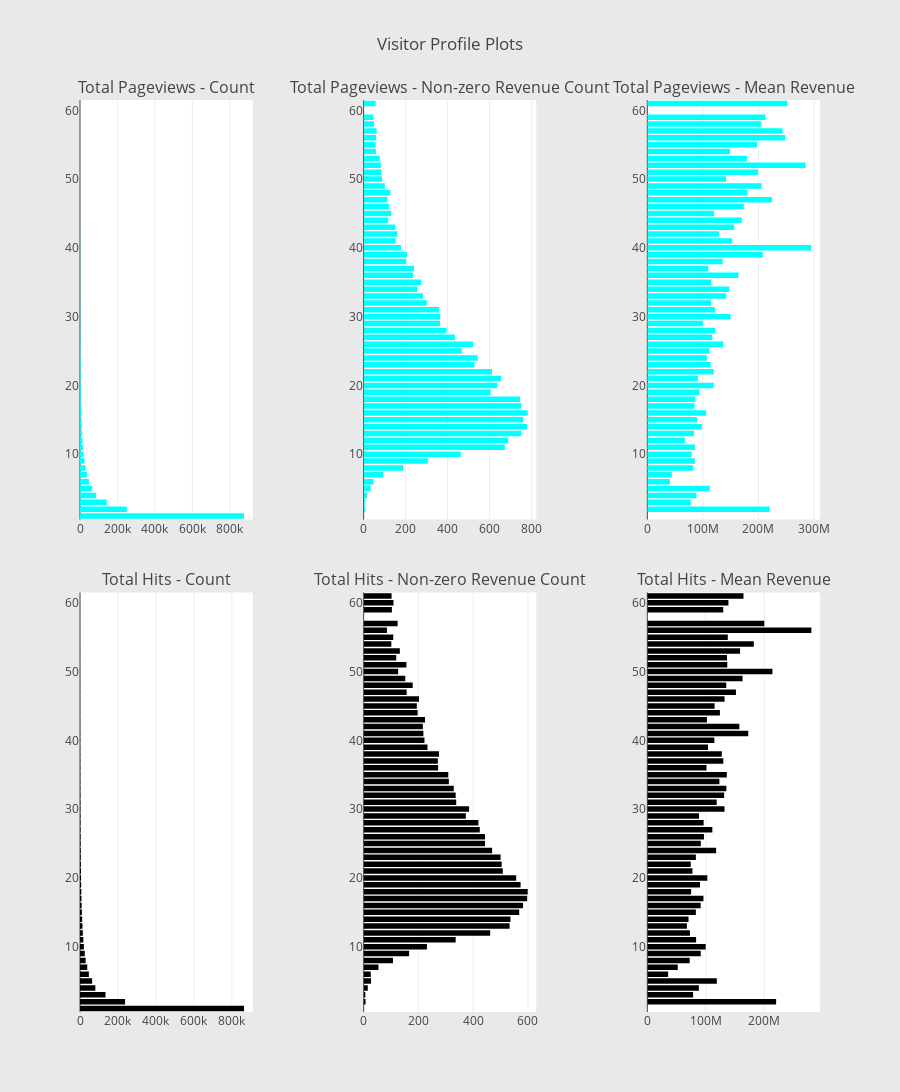

Notebook code for this chart:
### Code cell
# Page views
cnt_srs = train_df.groupby('totals.pageviews')['totals.transactionRevenue'].agg(['size', 'count', 'mean'])
cnt_srs.columns = ["count", "count of non-zero revenue", "mean"]
cnt_srs = cnt_srs.sort_values(by="count", ascending=False)
trace1 = horizontal_bar_chart(cnt_srs["count"].head(60), 'cyan')
trace2 = horizontal_bar_chart(cnt_srs["count of non-zero revenue"].head(60), 'cyan')
trace5 = horizontal_bar_chart(cnt_srs["mean"].head(60), 'cyan')

# Hits
cnt_srs = train_df.groupby('totals.hits')['totals.transactionRevenue'].agg(['size', 'count', 'mean'])
cnt_srs.columns = ["count", "count of non-zero revenue", 'mean']
cnt_srs = cnt_srs.sort_values(by="count", ascending=False)
trace3 = horizontal_bar_chart(cnt_srs["count"].head(60), 'black')
trace4 = horizontal_bar_chart(cnt_srs["count of non-zero revenue"].head(60), 'black')
trace6 = horizontal_bar_chart(cnt_srs["mean"].head(60), 'black')

# Creating two subplots
fig = tools.make_subplots(rows=2, cols=3, vertical_spacing=0.08, horizontal_spacing=0.15, 
                          subplot_titles=["Total Pageviews - Count", "Total Pageviews - Non-zero Revenue Count", "Total Pageviews - Mean Revenue",
                                          "Total Hits - Count",  "Total Hits - Non-zero Revenue Count", "Total Hits - Mean Revenue"])

fig.append_trace(trace1, 1, 1)
fig.append_trace(trace2, 1, 2)
fig.append_trace(trace5, 1, 3)
fig.append_trace(trace3, 2, 1)
fig.append_trace(trace4, 2, 2)
fig.append_trace(trace6, 2, 3)

fig['layout'].update(height=1200, width=900, paper_bgcolor='rgb(233,233,233)', title="Visitor Profile Plots")
py.iplot(fig, filename='visitor-profile-plots')

### Figure 1 — Plotly figure (JSON) as saved in the notebook; plotly's stock layout.template omitted (floating-point values rounded to 4 significant figures)
{"data": [{"marker": {"color": "cyan"}, "orientation": "h", "showlegend": false, "type": "bar", "uid": "6f6bce0d-3696-48ad-bcb0-1d9f923ab508", "x": [135, 136, 145, 163, 175, 179, 200, 209, 243, 257, 259, 302, 322, 349, 373, 378, 384, 442, 494, 515, 605, 628, 647, 725, 798, 892, 940, 1050, 1152, 1341, 1435, 1484, 1832, 1903, 2239, 2385, 2680, 2964, 3447, 3855, 4209, 4798, 5611, 6399, 7273, 8512, 9946, 11543, 13414, 16510, 19228, 24153, 29586, 37751, 47721, 64712, 86666, 142896, 249794, 876328], "xaxis": "x", "y": ["59", "61", "58", "57", "56", "55", "54", "53", "50", "52", "51", "49", "48", "47", "46", "44", "45", "43", "42", "41", "40", "39", "38", "37", "36", "35", "34", "33", "32", "31", "30", "29", "28", "27", "26", "25", "24", "23", "22", "21", "20", "19", "18", "17", "16", "15", "14", "13", "12", "11", "10", "9", "8", "7", "6", "5", "4", "3", "2", "1"], "yaxis": "y"}, {"marker": {"color": "cyan"}, "orientation": "h", "showlegend": false, "type": "bar", "uid": "44ec6c80-ec2c-415f-a354-531b2bab5d9d", "x": [46, 57, 49, 62, 59, 57, 58, 77, 87, 82, 85, 101, 127, 114, 120, 117, 132, 151, 161, 153, 178, 206, 203, 240, 236, 275, 256, 282, 301, 360, 365, 364, 395, 435, 522, 468, 544, 528, 612, 656, 637, 605, 746, 752, 782, 760, 779, 751, 689, 673, 463, 306, 190, 94, 47, 33, 16, 6, 7, 0], "xaxis": "x2", "y": ["59", "61", "58", "57", "56", "55", "54", "53", "50", "52", "51", "49", "48", "47", "46", "44", "45", "43", "42", "41", "40", "39", "38", "37", "36", "35", "34", "33", "32", "31", "30", "29", "28", "27", "26", "25", "24", "23", "22", "21", "20", "19", "18", "17", "16", "15", "14", "13", "12", "11", "10", "9", "8", "7", "6", "5", "4", "3", "2", "1"], "yaxis": "y2"}, {"marker": {"color": "cyan"}, "orientation": "h", "showlegend": false, "type": "bar", "uid": "aec99443-d9d3-489a-bcae-11cc774a42b7", "x": [212600000.0, 252300000.0, 205100000.0, 243300000.0, 248000000.0, 197400000.0, 148600000.0, 179400000.0, 141500000.0, 285000000.0, 199300000.0, 205700000.0, 180500000.0, 224600000.0, 173523500, 169900000.0, 120300000.0, 156300000.0, 129200000.0, 152800000.0, 295200000.0, 207800000.0, 135500000.0, 109800000.0, 163800000.0, 115000000.0, 147400000.0, 142200000.0, 114500000.0, 121634250, 149800000.0, 99880000.0, 122300000.0, 117000000.0, 136600000.0, 111800000.0, 107100000.0, 114000000.0, 119600000.0, 91100000.0, 119500000.0, 93770000.0, 86470000.0, 84870000.0, 105800000.0, 89500000.0, 98270000.0, 84150000.0, 67580000.0, 85680000.0, 79510000.0, 85300000.0, 82690000.0, 43910000.0, 40520000.0, 112400000.0, 88416875, 78180000.0, 220100000.0, null], "xaxis": "x3", "y": ["59", "61", "58", "57", "56", "55", "54", "53", "50", "52", "51", "49", "48", "47", "46", "44", "45", "43", "42", "41", "40", "39", "38", "37", "36", "35", "34", "33", "32", "31", "30", "29", "28", "27", "26", "25", "24", "23", "22", "21", "20", "19", "18", "17", "16", "15", "14", "13", "12", "11", "10", "9", "8", "7", "6", "5", "4", "3", "2", "1"], "yaxis": "y3"}, {"marker": {"color": "black"}, "orientation": "h", "showlegend": false, "type": "bar", "uid": "6069eeaf-5437-4b6b-9858-4188e2414fca", "x": [321, 322, 337, 352, 358, 404, 406, 445, 451, 527, 535, 566, 598, 618, 685, 728, 747, 831, 900, 933, 1014, 1159, 1228, 1277, 1337, 1455, 1535, 1659, 1881, 1964, 2257, 2317, 2549, 2698, 3100, 3400, 3746, 4056, 4543, 4938, 5643, 6149, 6924, 7682, 8818, 10017, 11361, 13033, 14877, 17506, 20306, 24999, 29717, 38137, 46598, 63687, 80875, 134435, 237499, 864064], "xaxis": "x4", "y": ["61", "59", "60", "56", "57", "55", "54", "52", "53", "50", "51", "49", "48", "47", "46", "45", "44", "43", "42", "41", "40", "39", "38", "37", "36", "35", "34", "33", "32", "31", "30", "29", "28", "27", "26", "25", "24", "23", "22", "21", "20", "19", "18", "17", "16", "15", "14", "13", "12", "11", "10", "9", "8", "7", "6", "5", "4", "3", "2", "1"], "yaxis": "y4"}, {"marker": {"color": "black"}, "orientation": "h", "showlegend": false, "type": "bar", "uid": "7e820106-6f80-4287-abcc-7e1c15e906ab", "x": [102, 103, 109, 85, 124, 108, 101, 119, 132, 126, 156, 152, 179, 157, 202, 194, 197, 224, 216, 218, 222, 233, 275, 271, 272, 309, 311, 329, 336, 338, 385, 373, 419, 424, 443, 443, 469, 500, 504, 508, 557, 573, 599, 597, 582, 568, 536, 533, 462, 336, 231, 166, 107, 54, 26, 27, 15, 6, 7, 0], "xaxis": "x5", "y": ["61", "59", "60", "56", "57", "55", "54", "52", "53", "50", "51", "49", "48", "47", "46", "45", "44", "43", "42", "41", "40", "39", "38", "37", "36", "35", "34", "33", "32", "31", "30", "29", "28", "27", "26", "25", "24", "23", "22", "21", "20", "19", "18", "17", "16", "15", "14", "13", "12", "11", "10", "9", "8", "7", "6", "5", "4", "3", "2", "1"], "yaxis": "y5"}, {"marker": {"color": "black"}, "orientation": "h", "showlegend": false, "type": "bar", "uid": "0c788576-a1fb-4244-8b9c-01c1b4653c33", "x": [164300000.0, 129800000.0, 138600000.0, 280300000.0, 199900000.0, 137500000.0, 182000000.0, 136200000.0, 158500000.0, 213800000.0, 136600000.0, 162700000.0, 134800000.0, 151400000.0, 132000000.0, 115000000.0, 124100000.0, 101800000.0, 157200000.0, 172500000.0, 114500000.0, 103600000.0, 127300000.0, 129800000.0, 101000000.0, 135800000.0, 123100000.0, 135000000.0, 131300000.0, 118500000.0, 131900000.0, 88350000.0, 96220000.0, 111100000.0, 96750000.0, 91380000.0, 117500000.0, 82990500, 74160000.0, 77050000.0, 102500000.0, 89970000.0, 74850000.0, 95880000.0, 91130000.0, 82930000.0, 70380000.0, 67600000.0, 72770000.0, 83330000.0, 99740000.0, 91230000.0, 72420000.0, 52010000.0, 35520000.0, 118800000.0, 88070000.0, 78180000.0, 220100000.0, null], "xaxis": "x6", "y": ["61", "59", "60", "56", "57", "55", "54", "52", "53", "50", "51", "49", "48", "47", "46", "45", "44", "43", "42", "41", "40", "39", "38", "37", "36", "35", "34", "33", "32", "31", "30", "29", "28", "27", "26", "25", "24", "23", "22", "21", "20", "19", "18", "17", "16", "15", "14", "13", "12", "11", "10", "9", "8", "7", "6", "5", "4", "3", "2", "1"], "yaxis": "y6"}], "layout": {"annotations": [{"font": {"size": 16}, "showarrow": false, "text": "Total Pageviews - Count", "x": 0.1167, "xanchor": "center", "xref": "paper", "y": 1, "yanchor": "bottom", "yref": "paper"}, {"font": {"size": 16}, "showarrow": false, "text": "Total Pageviews - Non-zero Revenue Count", "x": 0.5, "xanchor": "center", "xref": "paper", "y": 1, "yanchor": "bottom", "yref": "paper"}, {"font": {"size": 16}, "showarrow": false, "text": "Total Pageviews - Mean Revenue", "x": 0.8833, "xanchor": "center", "xref": "paper", "y": 1, "yanchor": "bottom", "yref": "paper"}, {"font": {"size": 16}, "showarrow": false, "text": "Total Hits - Count", "x": 0.1167, "xanchor": "center", "xref": "paper", "y": 0.46, "yanchor": "bottom", "yref": "paper"}, {"font": {"size": 16}, "showarrow": false, "text": "Total Hits - Non-zero Revenue Count", "x": 0.5, "xanchor": "center", "xref": "paper", "y": 0.46, "yanchor": "bottom", "yref": "paper"}, {"font": {"size": 16}, "showarrow": false, "text": "Total Hits - Mean Revenue", "x": 0.8833, "xanchor": "center", "xref": "paper", "y": 0.46, "yanchor": "bottom", "yref": "paper"}], "height": 1200, "paper_bgcolor": "rgb(233,233,233)", "title": "Visitor Profile Plots", "width": 900, "xaxis": {"anchor": "y", "domain": [0, 0.2333]}, "xaxis2": {"anchor": "y2", "domain": [0.3833, 0.6167]}, "xaxis3": {"anchor": "y3", "domain": [0.7667, 1.0]}, "xaxis4": {"anchor": "y4", "domain": [0, 0.2333]}, "xaxis5": {"anchor": "y5", "domain": [0.3833, 0.6167]}, "xaxis6": {"anchor": "y6", "domain": [0.7667, 1.0]}, "yaxis": {"anchor": "x", "domain": [0.54, 1]}, "yaxis2": {"anchor": "x2", "domain": [0.54, 1]}, "yaxis3": {"anchor": "x3", "domain": [0.54, 1]}, "yaxis4": {"anchor": "x4", "domain": [0, 0.46]}, "yaxis5": {"anchor": "x5", "domain": [0, 0.46]}, "yaxis6": {"anchor": "x6", "domain": [0, 0.46]}}}
